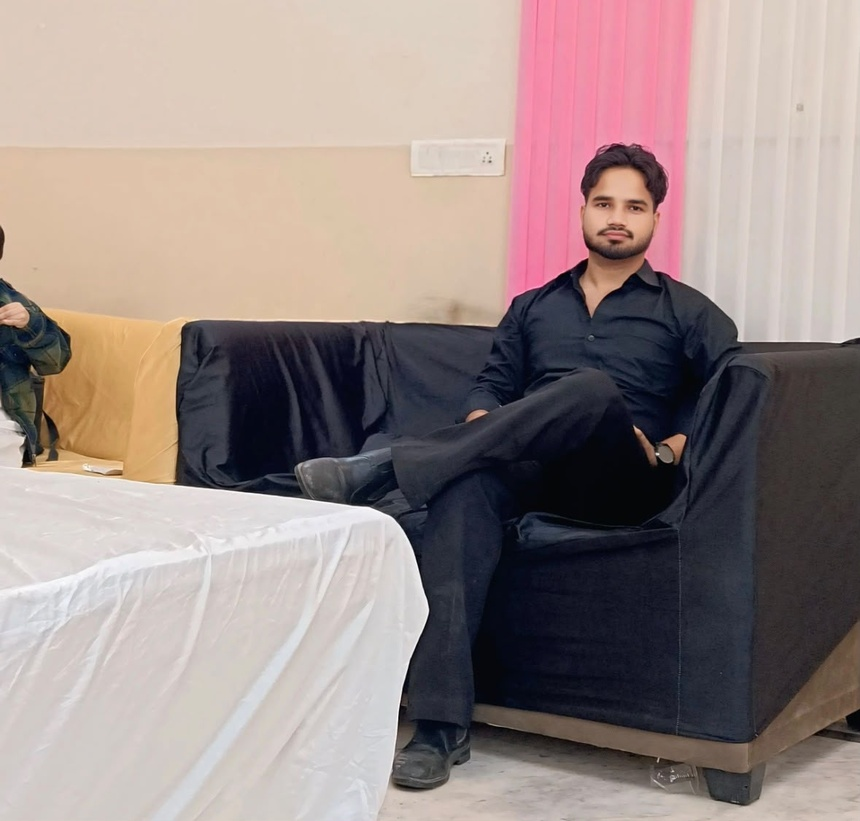
#> input picture Computer Vision Unit 2 Programming Assignment/13_Magnitude_Spectrum/input.jpeg, 860 x 821 px, shrunk from 1179 x 1126 before the run, found by its file name
$ python Program.py
#> lines starting #> are read from the running program, lines starting #| are printed output that depends on the picture
import cv2
import numpy as np


img = cv2.imread("./13_Magnitude_Spectrum/input.jpeg", 0)
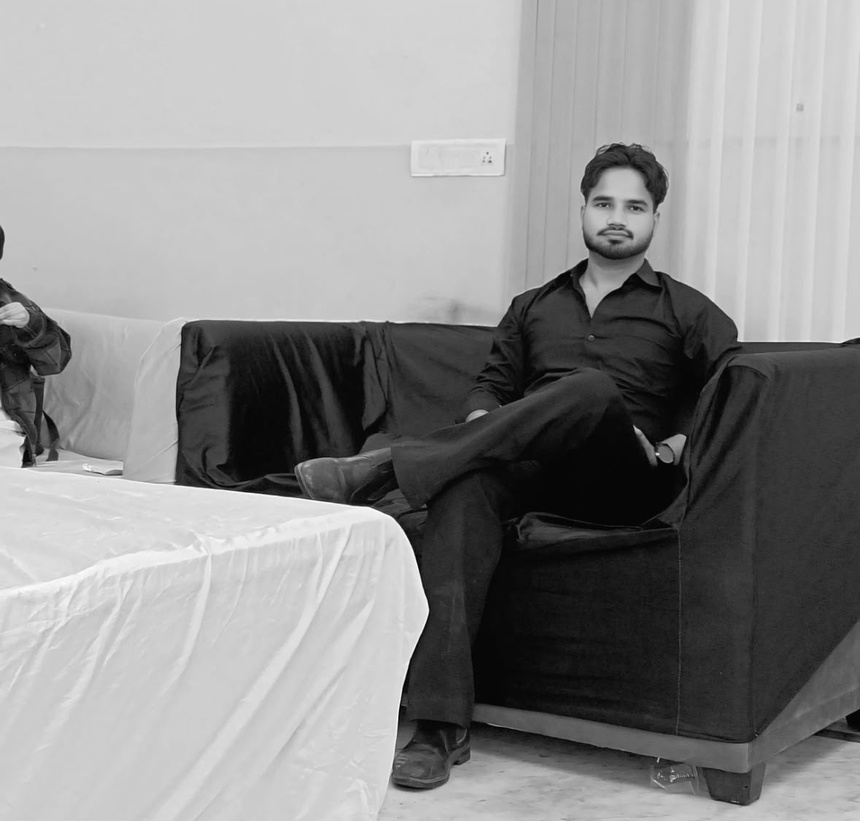
#> img: shape (821, 860); min 0, max 254, mean 141.1
dft = cv2.dft(np.float32(img), flags=cv2.DFT_COMPLEX_OUTPUT)

# Shift low frequencies to the center
dft_shift = np.fft.fftshift(dft)

magnitude = cv2.magnitude(dft_shift[:, :, 0], dft_shift[:, :, 1])

magnitude = 20 * np.log(magnitude + 1)
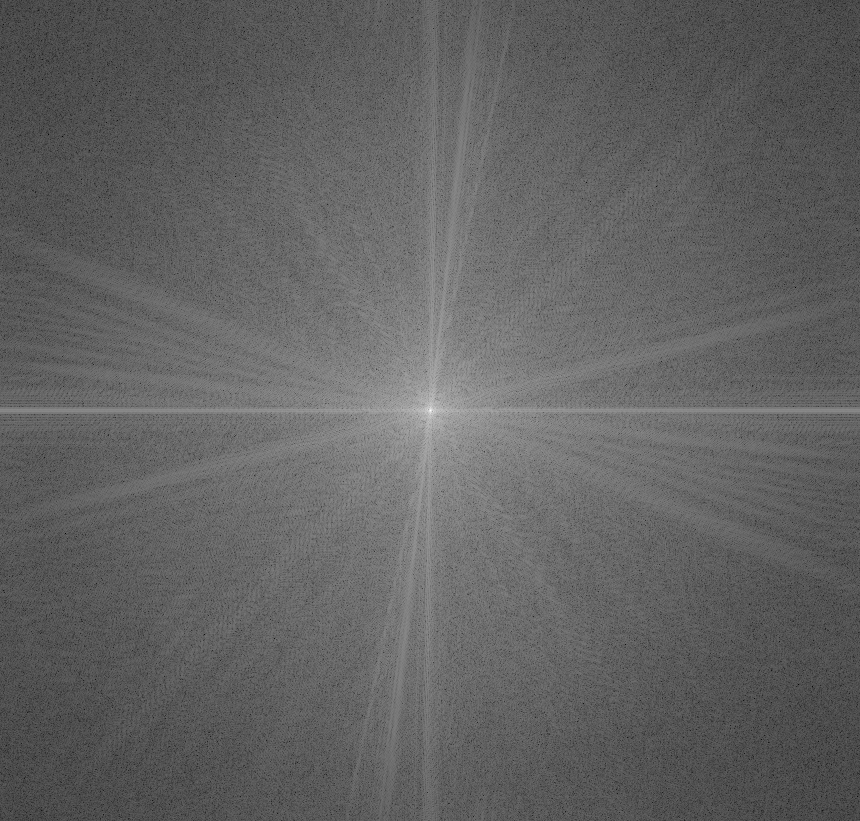
#> magnitude: shape (821, 860) float32; min 11.95, max 368.3, mean 149.8; drawn with min black and max white
spectrum = cv2.normalize(magnitude, None, 0, 255, cv2.NORM_MINMAX)

cv2.imshow("Original Image", img)
cv2.imwrite("Output.png", spectrum.astype(np.uint8))
